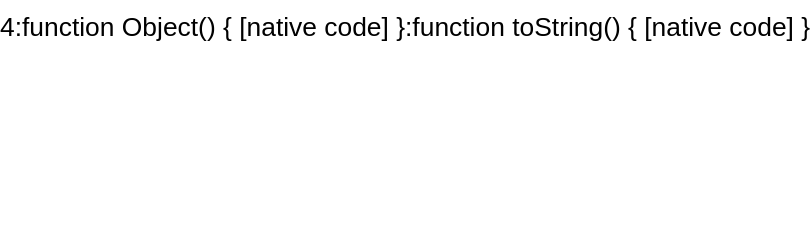

Vega-Lite specification for this chart:
### Vega specification from a JSON file in a GitHub repository (floating-point values rounded to 4 significant figures)
{"width": 200, "height": 100, "data": [{"name": "t", "values": [{"k": "__proto__", "j": "a", "v": 1}, {"k": "constructor", "j": "__proto__", "v": 2}, {"k": "toString", "j": "b", "v": 3}, {"k": "a", "j": "constructor", "v": 4}]}, {"name": "out", "source": "t", "transform": [{"type": "pivot", "field": "k", "value": "v"}, {"type": "identifier", "as": "__r"}]}], "marks": [{"type": "text", "from": {"data": "out"}, "encode": {"enter": {"text": {"signal": "datum.a+':'+datum.constructor+':'+datum.toString"}, "y": {"signal": "15*datum.__r"}}}}]}
